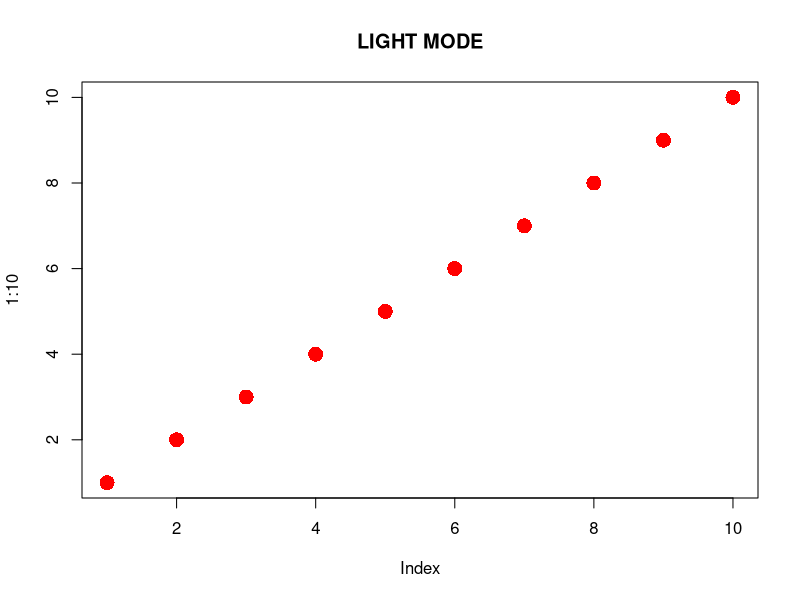
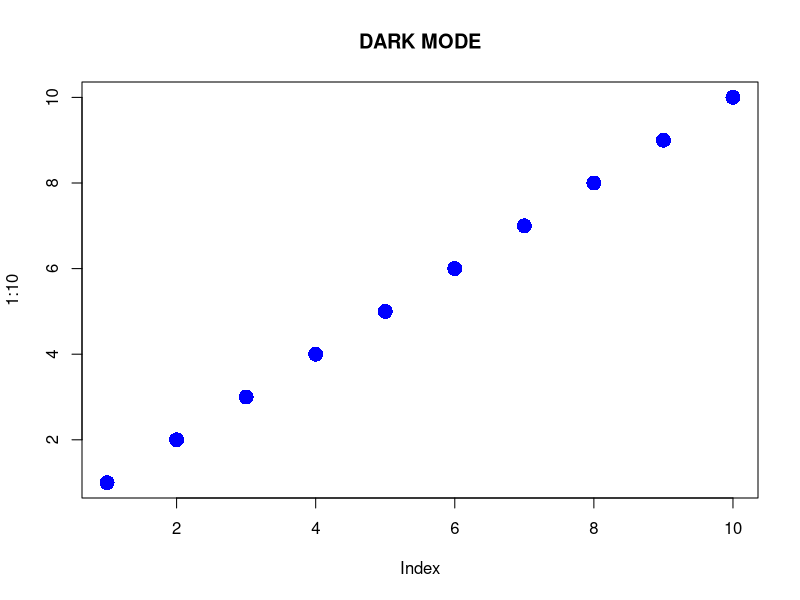

R code for these plots, in order:
## ---- chunk 1
#| renderings: [light, dark]

plot(1:10, col = "red", main = "LIGHT MODE", cex = 2, pch = 16)

plot(1:10, col = "blue", main = "DARK MODE", cex = 2, pch = 16)
